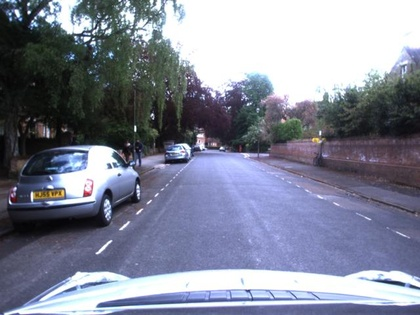
%> input picture test images/left/im_00.jpg, 420 x 315 px, shrunk from 640 x 480 before the run
$ octave compare_test.m   (GNU Octave 9; MATLAB toolbox functions it lacks are replaced by stand-ins)
%> lines starting %> are read from the running program, lines starting %| are printed output that depends on the picture
### fftCompress.m
function [ lpf_img ] = fftCompress( img, blksize )
%FFTCOMPRESS Summary of this function goes here
%   Detailed explanation goes here

fft_img = fft2(img);

fftmask = ones(size(fft_img));

xlow = size(fft_img,2)/2 - blksize;
xhigh = size(fft_img,2)/2 + blksize;

ylow = size(fft_img,1)/2 - blksize;
yhigh = size(fft_img,1)/2 + blksize;


% Removal of low frq
for x=xlow:xhigh
   for y = ylow:yhigh
       fftmask(y,x) = 0;
   end
end

fft_img = fftshift(fft_img);

lpf_fft_img = fft_img .* fftmask;

lpf_fft_img = fftshift(lpf_fft_img);

lpf_img = real(ifft2(lpf_fft_img));

### compare_test.m
left = rgb2gray(imread('test images/left/im_00.jpg'));
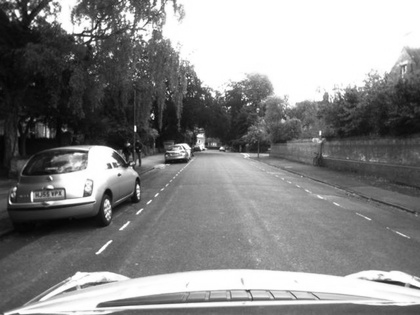
%> left: size 315x420 uint8; min 3, max 255, mean 133.9
right = rgb2gray(imread('test images/right/im_00.jpg'));
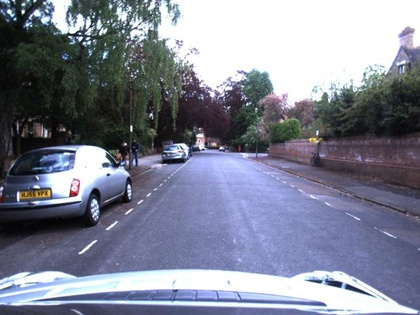
%> input picture test images/right/im_00.jpg, 420 x 315 px, shrunk from 640 x 480 before the run
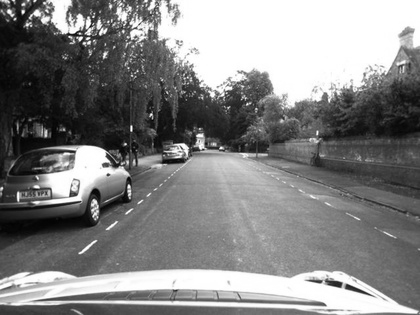
%> right: size 315x420 uint8; min 0, max 255, mean 131.3

left = im2double(left);
%> left: size 315x420 double
right = im2double(right);
%> right: size 315x420 double
imwrite(left,'gray_orig.jpg');

lpf = fspecial('gaussian',5,1.7);
left_lpf = imfilter(left,lpf);
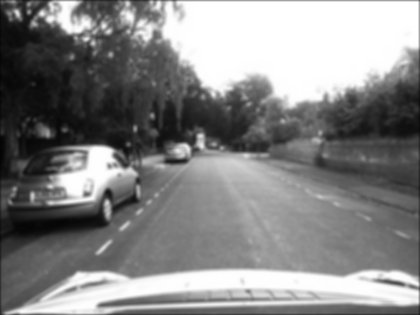
%> left_lpf: size 315x420 double; min 0.0153, max 1, mean 0.522
right_lpf = imfilter(right,lpf);
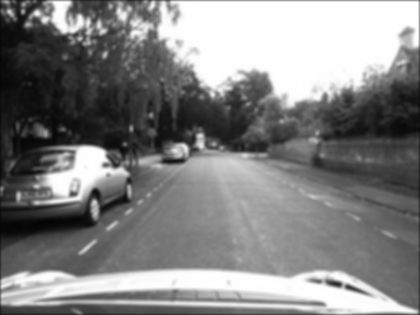
%> right_lpf: size 315x420 double; min 0.0171, max 1, mean 0.512
%> the run ends on the next line
left_hpf = fftCompress(left);
